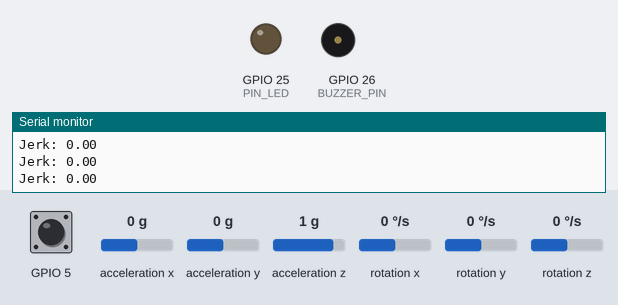
Bench run of a program on a simulated ESP32. On the bench: output pins drawn as LEDs (lit = HIGH), buzzer (waves = sounding), the last lines printed to the serial monitor. The inputs (shaded band) are chosen by the test bench; at power-on: acceleration z 1 g, GPIO 5 HIGH, acceleration x 0 g, acceleration y 0 g, rotation x 0 °/s, rotation y 0 °/s, rotation z 0 °/s.

Above: at 1.2 s.
1.3 s: acceleration z set to -0.6 g
2.8 s: acceleration z set to -0.9 g
4.3 s: acceleration z set to 0.7 g
5.8 s: acceleration z set to 1 g
7.3 s: acceleration z set to -1.4 g
At 8.0 s:
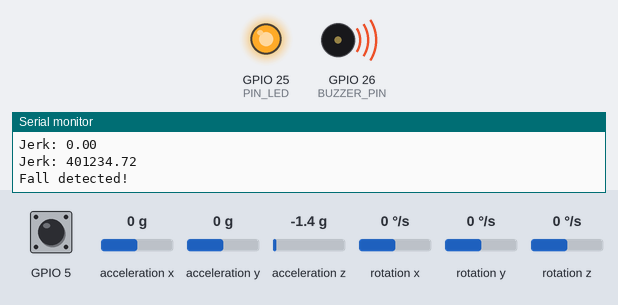
Timing chart, 0 to 12.9 s (numbered marks = the images above; inputs shaded):
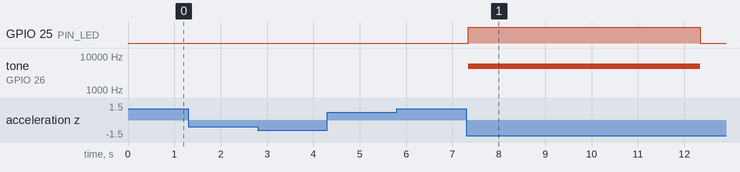

Measured:
- after the input at 7.3 s, GPIO 25 (PIN_LED): LOW → HIGH at once, → LOW 5.0 s later; tone on GPIO 26 (BUZZER_PIN): silent → 5000 Hz at once, → silent 5.0 s later

The program:

main.cpp
```cpp
#include <Wire.h>
#include <MPU6050.h>
#include "time.h"

#define BUZZER_PIN 26
#define BUZZER_CHANNEL 0
#define BEEP_DURATION 5000 // 5 seconds
#define PIN_LED 25

const int sampleInterval = 10;   // Interval in milliseconds between readings
const float fallThreshold = 300000; // Adjust to suit your needs (in m/s^3)
float prevAccX = 0.0, prevAccY = 0.0, prevAccZ = 0.0;

struct Button {
    const uint8_t PIN;
    uint32_t numberKeyPresses;
    bool pressed;
};

Button button1 = {5, 0, false};

MPU6050 mpu;
unsigned long button_time = 0;
unsigned long last_button_time = 0;
bool buttonInterrupted = false;
unsigned long delayStartTime = 0;

void IRAM_ATTR isr() {
    button_time = millis();
    if (button_time - last_button_time > 250) { // Debounce logic
        button1.numberKeyPresses++;
        button1.pressed = true;
        last_button_time = button_time;
        buttonInterrupted = true; // Indicate button press
    }
}

void setup() {
    Serial.begin(115200);
    Wire.begin(); // SDA to GPIO 2, SCL to GPIO 15

    // Initialize MPU6050
    mpu.initialize();
    Serial.println(mpu.testConnection() ? "MPU6050 connection successful" : "MPU6050 connection failed");

    // Configure button and interrupts
    pinMode(button1.PIN, INPUT_PULLUP);
    attachInterrupt(button1.PIN, isr, FALLING);

    // Configure buzzer and LED
    ledcSetup(BUZZER_CHANNEL, 2000, 16); // 2 kHz tone
    ledcAttachPin(BUZZER_PIN, BUZZER_CHANNEL);

    pinMode(PIN_LED, OUTPUT);
    digitalWrite(PIN_LED, LOW);
}

void loop() {
    static unsigned long lastTime = 0;

    // Read accelerometer data at specified intervals
    if (millis() - lastTime >= sampleInterval) {
        lastTime = millis();

        int16_t ax, ay, az;
        mpu.getAcceleration(&ax, &ay, &az);

        // Convert accelerometer readings to "g" units
        float accelerationX = ax / 9.8;
        float accelerationY = ay / 9.8;
        float accelerationZ = az / 9.8;

        // Calculate jerk (change in acceleration)
        float jerkX = (accelerationX - prevAccX) / (sampleInterval / 1000.0);
        float jerkY = (accelerationY - prevAccY) / (sampleInterval / 1000.0);
        float jerkZ = (accelerationZ - prevAccZ) / (sampleInterval / 1000.0);

        // Update previous accelerations
        prevAccX = accelerationX;
        prevAccY = accelerationY;
        prevAccZ = accelerationZ;

        // Calculate jerk magnitude
        float jerkMagnitude = sqrt(jerkX * jerkX + jerkY * jerkY + jerkZ * jerkZ);

        Serial.printf("Jerk: %.2f\n", jerkMagnitude);

        // Check for fall
        if (jerkMagnitude > fallThreshold) {
            Serial.println("Fall detected!");
            ledcWriteTone(BUZZER_CHANNEL, 5000); // Play tone
            digitalWrite(PIN_LED, HIGH); // Turn on LED
            delayStartTime = millis();

            // Wait for button press or timeout
            while (millis() - delayStartTime < BEEP_DURATION) {
                if (button1.pressed) {
                    button1.pressed = false;
                    Serial.println("Buzzer stopped by button press.");
                    break;
                }
            }

            ledcWrite(BUZZER_CHANNEL, 0); // Stop buzzer
            digitalWrite(PIN_LED, LOW); // Turn off LED
        }
    }

    // Handle button press outside of fall detection
    if (button1.pressed) {
        Serial.printf("Button was pressed %u times\n", button1.numberKeyPresses);
        button1.pressed = false;
    }
    delay(100);
}
```
